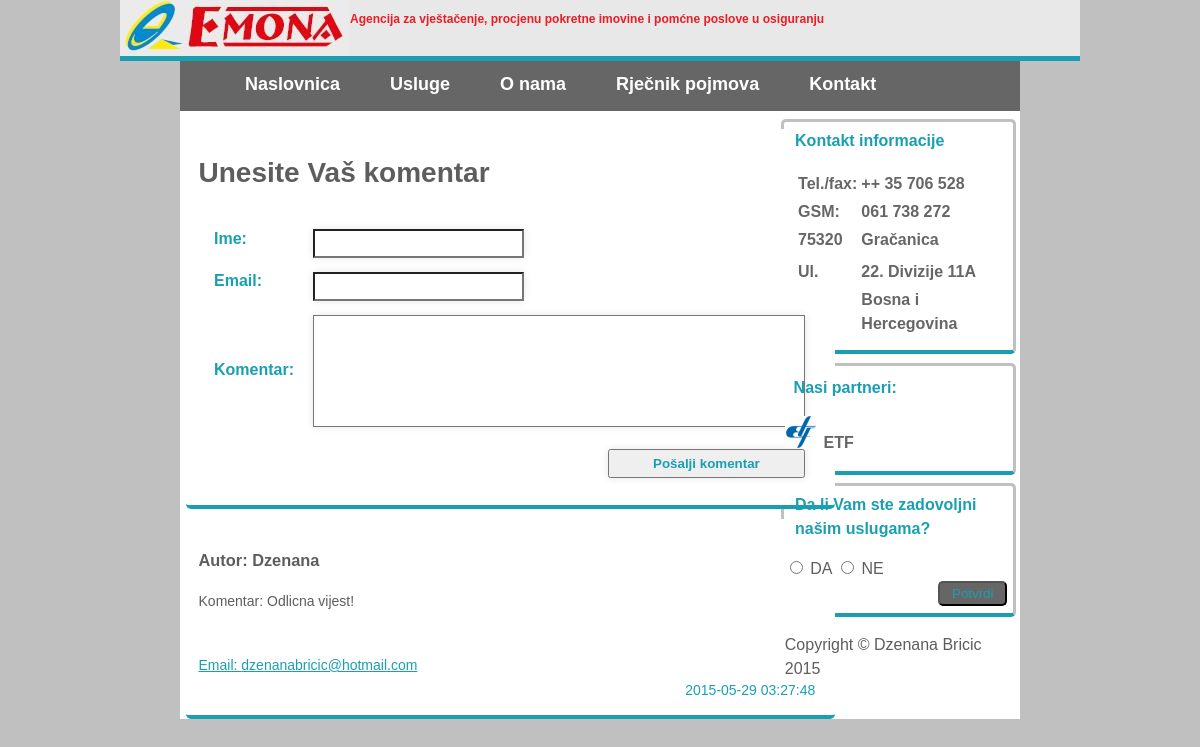
The app's page /komentari.php?vijest=57 with its own data.
### tables this page shows
CREATE TABLE IF NOT EXISTS `komentar` (
  `id` int(11) NOT NULL AUTO_INCREMENT,
  `vijest` int(11) NOT NULL,
  `tekst` text NOT NULL,
  `autor` varchar(20) NOT NULL,
  `vrijeme` timestamp NOT NULL,
  `email` varchar(30) NOT NULL,
  PRIMARY KEY (`id`),
  KEY `vijest` (`vijest`)
);

### komentari.php (the view, shortened to what this page needs)
<!doctype html>
<html>
	<head>
	    <link rel="stylesheet" type="text/css" href="emona1.css">
	</head>
	<body class = "body">
		<div class = "logo">
					<a href="index.php"><img src="emona.jpg" alt = "Logo"></a>
					<p>Agencija za vještačenje, procjenu pokretne imovine i pomćne poslove u osiguranju</p>
		</div>
			<header class = "mainHeader">
				<nav>
					<ul>
						<li><a class = "active" href = "index.php">Naslovnica</a></li>
						<li><a href = "#" onclick = "return kliknuto (2,this)">Usluge</a>
						</li>
						<li><a href = "#" onclick ="ucitaj('onama')">O nama</a></li>
						<li><a href = "#" onclick ="ucitaj('rjecnik')">Rječnik pojmova</a></li>
						<li><a href = "#" onclick ="ucitaj('kontakt')">Kontakt</a></li>
					</ul>
				</nav>
			</header>
            <div id="sredina">
			<div class = "background">
			<div class = "maincontent">
			<div class = "content">
					<?php
                        $veza = new PDO("mysql:dbname=emona;host=localhost;charset=utf8", "dzenana", "dzenana06");
                         $veza->exec("set names utf8");
                         $komentar = $veza->query("select * from komentar where vijest = ".$_REQUEST['vijest']." order by vrijeme desc");
                         print "<div class='komentari'>";
                         print "<h1>Unesite Vaš komentar</h1>";
                         print "<form method = 'post' action = 'komentari.php?vijest=".$_REQUEST['vijest']."'class = 'formKomentari'>";
                         print "<table>";
                         print "<tr>";
                         print "<td><label>Ime:</label></td>";
                         print "<td><input type = 'text' id ='ime'name ='ime' ></input></td>";
                         print "</tr>";
                         print "<tr>";
                         print "<td><label>Email: </label></td>";
                         print "<td><input type = 'email' id = 'email' name = 'email'></input></td>";
                         print "</tr>";
                         print "<tr>";
                         print "<td><label>Komentar:<label> </td>";
                         print "<td><textarea id='porukaKomentar' name='porukaKomentar'></textarea></td>";
                         print "</tr>";
                         print "<tr>";
                         print "<td></td>";
                         print "<td><input type = 'submit' id = 'posalji' name = 'posalji' value = 'Pošalji komentar'></input></td>";
                         print "</tr>";
                         print "</table>";
                         print "</form>";
                         print "</div>";
                         foreach ($komentar as $vrijednost) {
                              print "<div class='komentari'>";
                              print "<h3 class='naslov'>Autor: ".$vrijednost['autor']."</h3>";
		                      print "<p>Komentar: ".$vrijednost['tekst']."</p>";
                              print "<br>";
                              if($vrijednost['email'] != null){
                                   print "<a href = 'mailto:".$vrijednost['email']."'class='emailKomentar'>Email:  ".$vrijednost['email']."</a>";
                                   print "<br>";
                                   print "<small class='infoKomentar'>".$vrijednost['vrijeme']."</small>";
                              }else
                              print "<small class='infoKomentar1'>".$vrijednost['vrijeme']."</small>";
                              print "</div>";
                              }
                    ?>
			</div>
			</div>
			<aside class = "bottom-sidebar">
				<article>
					<p>Kontakt informacije</p>
					<table>
						<tr>
							<td>Tel./fax:</td>
							<td>++ 35 706 528</td>
						</tr>
						<tr>
							<td>GSM:</td>
							<td>061 738 272</td>
						</tr>
						<tr>
							<td>75320</td>
							<td>Gračanica</td>
						</tr>
						<tr>
							<td></td>
						</tr>
						<tr>
							<td>Ul.</td>
							<td>22. Divizije 11A</td>
						</tr>
						<tr>
							<td></td>
							<td>Bosna i Hercegovina</td>
						</tr>
						<tr>
							<td></td>
							<td></td>
						</tr>
					</table>
				</article>
			</aside>
			<aside class = "top-sidebar">
				<article>
					<p>Nasi partneri:</p>
					<ul>
							<li><a href="http://c2.etf.unsa.ba/course/view.php?id=119">ETF</a></li>
					</ul>
				</article>
			</aside>
			<aside class = "middle-sidebar">
				<article>
					<p>Da li Vam ste zadovoljni našim uslugama?</p>
							<input type = "radio" name = "anketa" value = "Da"> DA
							<input type = "radio" name = "anketa" value = "Ne"> NE
					<button type = "submit">Potvrdi</button>
				</article>
			</aside>
			<footer id = "mainfooter">
			<p>Copyright &copy; Dzenana Bricic 2015  </p>
		</footer>
		</div>
            </div>
	</body>
</html>

### emona1.css (style rules this page uses)
.logo { background-color: #E8E8E8; border-bottom-color: #1A9FB2; border-bottom-width: 5px; border-bottom-style: solid; border-left-color: #666; border-right-color: #666; border-radius: 0%; height: 56px; width: 80%; margin-left: 10%; margin-right: 10%; }
.logo img { float: left; padding: 0; margin-bottom: 0; }
.logo p { padding-top:1%; margin: 0%; color: #ED1C24; font-weight: bold; font-size: 1.0vw; }
.background { background-color: white; width: 70%; margin: 0% 15% 0% 15%; padding:0; position: absolute; }
.mainHeader { background-color: #666; height: 50px; width:70%; margin: 0% 15% 0% 15%; }
.mainHeader nav { height: 40px; background-color: #666; border-bottom-color: #666; border-bottom-style: double; border-radius: 5px; -moz-border-radius: 5px; -webkit-border-radius: 5px; padding: 0; }
.mainHeader nav ul { list-style: none; margin: 0; position: relative; display: inline; background-color: #666; font-weight: bold; font-size: 18px; padding-top: 0; }
.mainHeader nav ul li { float: left; display: inline-block; font-weight: bold; cursor: pointer; }
.mainHeader nav .active { margin-left:40px; }
.mainHeader nav ul li a:link , .mainHeader nav ul li a:visited { color:#FFF; display: inline-block; padding: 10px 25px; height: 28px; text-decoration: none; }
.maincontent { margin-top: 1%; font-size: 14px; width:70%; border-radius: 5px; -moz-border-radius: 5px; -webkit-border-radius: 5px; line-height: 25px; margin-right: 2%; float: left; }
.content { float: left; margin-left: 0.5%; }
.topcontentKontakt .form input, textarea, select { width: 40%; padding: 10px; margin-top: 2%; box-shadow: rgba(0, 0, 0, 0.1) 0px 0px 8px; margin-left: 3%; }
label { font-size: 16px; text-align: right; width: 150px; font-weight: bold; color: #1A9FB2; }
.top-sidebar { border-style: solid; border-color: silver; border-width: 3px; border-radius: 5px; -moz-border-radius: 5px; -webkit-border-radius: 5px; background-color: white; margin-top: 1%; margin-left: 71.5%; margin-right: 0.5%; border-bottom-color: #1A9FB2; border-bottom-width: 4px; border-bottom-style: solid; }
.top-sidebar ul li { text-decoration: none; list-style-image: url(bullet.ico); font-weight: bold; color: #666; }
.top-sidebar ul li a { text-decoration: none; font-weight: bold; color: #666; }
.top-sidebar p { font-weight: bold; color: #1A9FB2; margin: 10px 10PX; }
.middle-sidebar { border-style: solid; border-color: silver; border-width: 3px; border-radius: 5px; -moz-border-radius: 5px; -webkit-border-radius: 5px; background-color: white; margin-top: 1%; margin-left: 71.5%; margin-right: 0.5%; border-bottom-color: #1A9FB2; border-bottom-width: 4px; border-bottom-style: solid; }
.middle-sidebar p { font-weight: bold; color: #1A9FB2; margin-top: 3%; margin-left: 5%; }
.middle-sidebar button { margin-right: 1%; margin-bottom: 3%; color: #1A9FB2; font-family: Arial; background: #666; height: 25px; width: 30%; border-radius: 5px; margin-left: 67%; }
.bottom-sidebar { border-style: solid; border-color: silver; border-width: 3px; border-radius: 5px; -moz-border-radius: 5px; -webkit-border-radius: 5px; background-color: white; margin-top: 1%; margin-left: 71.5%; margin-right: 0.5%; border-bottom-color: #1A9FB2; border-bottom-width: 4px; border-bottom-style: solid; }
.bottom-sidebar p { font-weight: bold; color: #1A9FB2; margin-top: 3%; margin-left: 5%; }
.bottom-sidebar table { font-weight: bold; color: #666; margin-top: 3%; margin-left: 5%; margin-bottom: 3%; }
.komentari { width: 624px; border-style: solid; border-color: silver; border-width: 0px; border-radius: 5px; background-color: white; padding: 2% 2%; margin-top: 1.5%; margin-left: 0.5%; border-bottom-color: #1A9FB2; border-bottom-width: 4px; border-bottom-style: solid; }
.formKomentari { background-color: white; padding: 2% 2%; width: 500px; margin-top: 1.5%; }
.formVijesti input, textarea, select { width: 40%; padding: 5px; margin-top: 2%; box-shadow: rgba(0, 0, 0, 0.1) 0px 0px 8px; margin-left: 3%; }
#posalji { margin-left:310px; color: #1A9FB2; font-weight:bold; }
#porukaKomentar { width: 480px; height:100px; }
.formKomentari input, textarea, select { width: 40%; padding: 5px; margin-top: 2%; box-shadow: rgba(0, 0, 0, 0.1) 0px 0px 8px; margin-left: 3%; }
.emailKomentar { text-align: left; margin-left: 0%; font-size: 14px; color: #1A9FB2; }
.infoKomentar { margin-left: 78%; font-size: 14px; color: #1A9FB2; text-align: right; }

### records on screen
komentar: autor "Dzenana", tekst "Odlicna vijest!", email "dzenanabricic@hotmail.com", vrijeme "2015-05-29 03:27:48"
